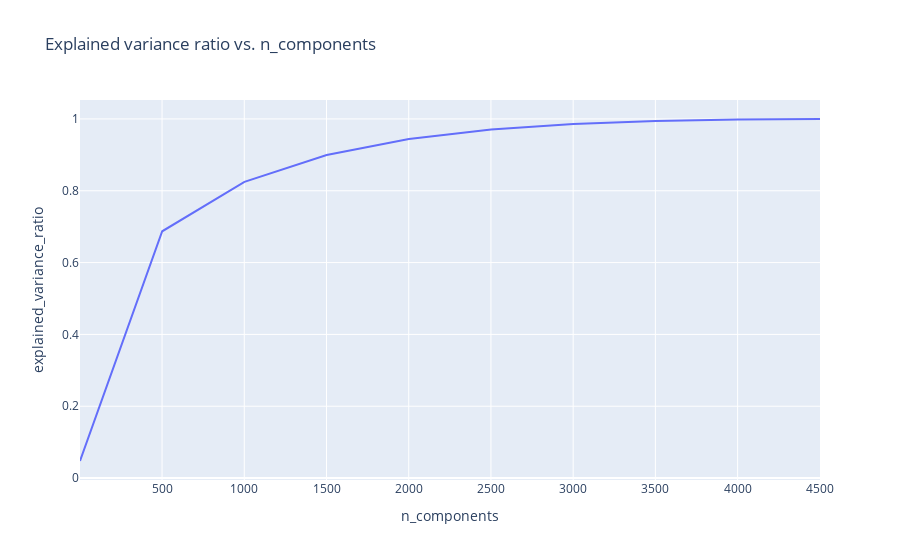

Notebook code for this chart:
### Markdown cell above
### Explained variance ratio vs. the number of components
The plot below shows the explained variance ratio vs. the number of components. This allows us to see and understand the trade-off between retaining important information and reducing the dimensionality of a dataset. Through this plot we can surmise an acceptable range in reducing the dimensionality of the dataset.

### Code cell
viz.plot_explained_variance_ratio(counts_tfidf = processData.counts_tfidf, maxComponents = 4502)

### Figure 1 — Plotly figure (JSON) as saved in the notebook; plotly's stock layout.template omitted (floating-point values rounded to 4 significant figures)
{"data": [{"hovertemplate": "n_components=%{x}<br>explained_variance_ratio=%{y}<extra></extra>", "legendgroup": "", "line": {"color": "#636efa", "dash": "solid"}, "marker": {"symbol": "circle"}, "mode": "lines", "name": "", "orientation": "v", "showlegend": false, "type": "scatter", "x": [1, 501, 1001, 1501, 2001, 2501, 3001, 3501, 4001, 4501], "xaxis": "x", "y": [0.04753, 0.6872, 0.8246, 0.8994, 0.944, 0.9706, 0.9861, 0.9944, 0.9984, 0.9998], "yaxis": "y"}], "layout": {"legend": {"tracegroupgap": 0}, "title": {"text": "Explained variance ratio vs. n_components"}, "xaxis": {"anchor": "y", "domain": [0, 1], "title": {"text": "n_components"}}, "yaxis": {"anchor": "x", "domain": [0, 1], "title": {"text": "explained_variance_ratio"}}}}
